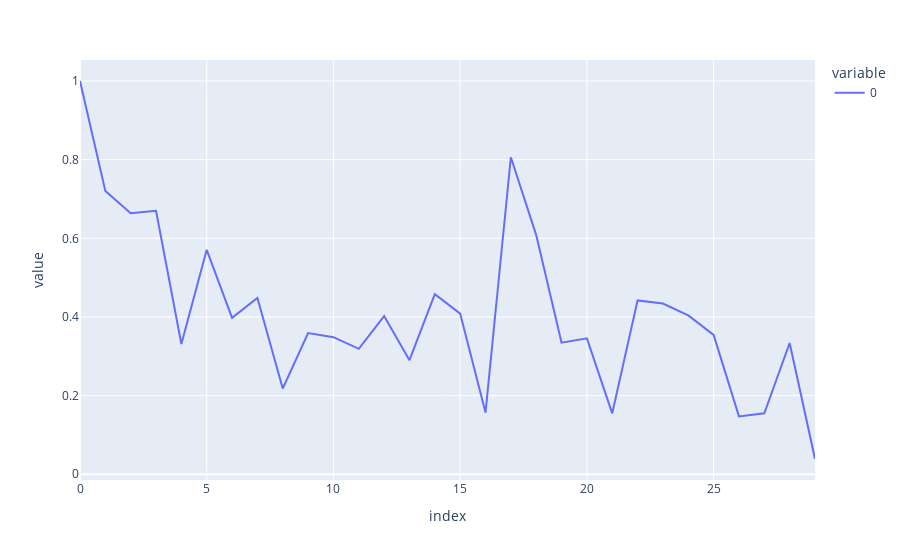
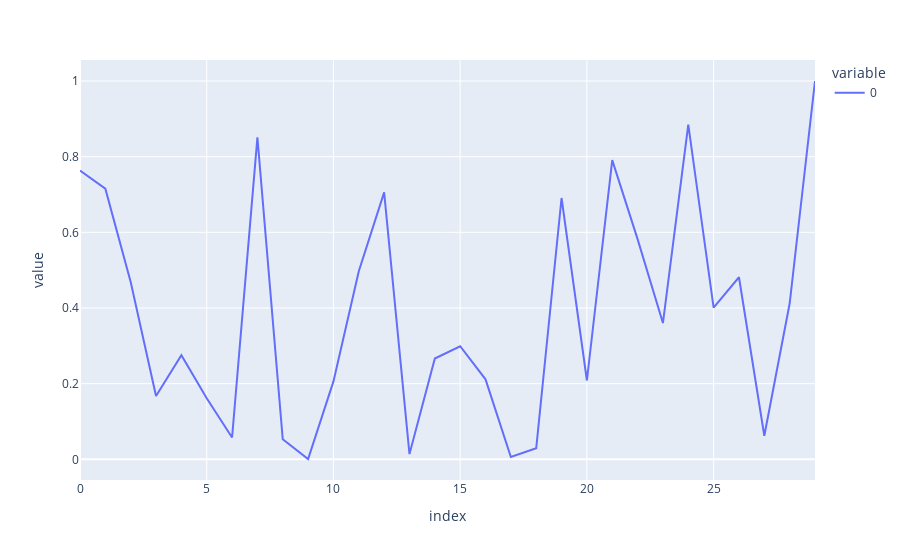
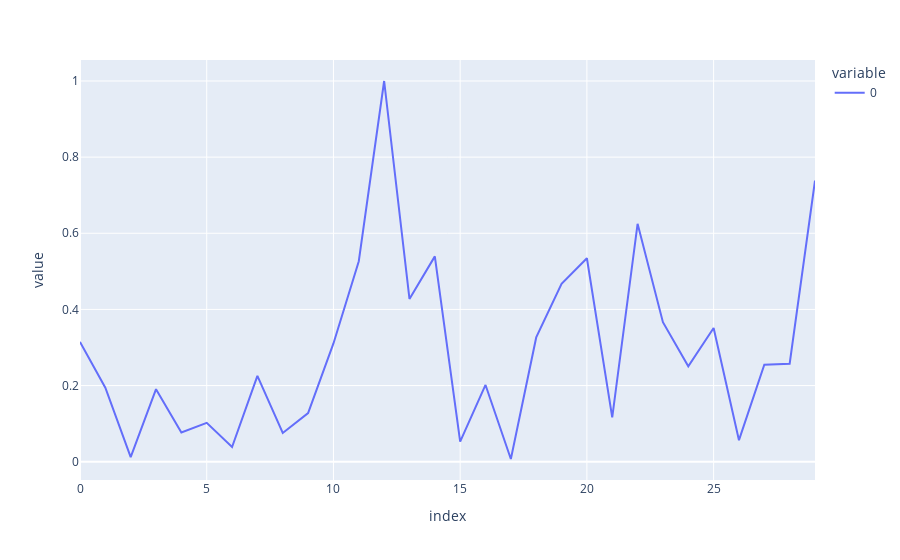
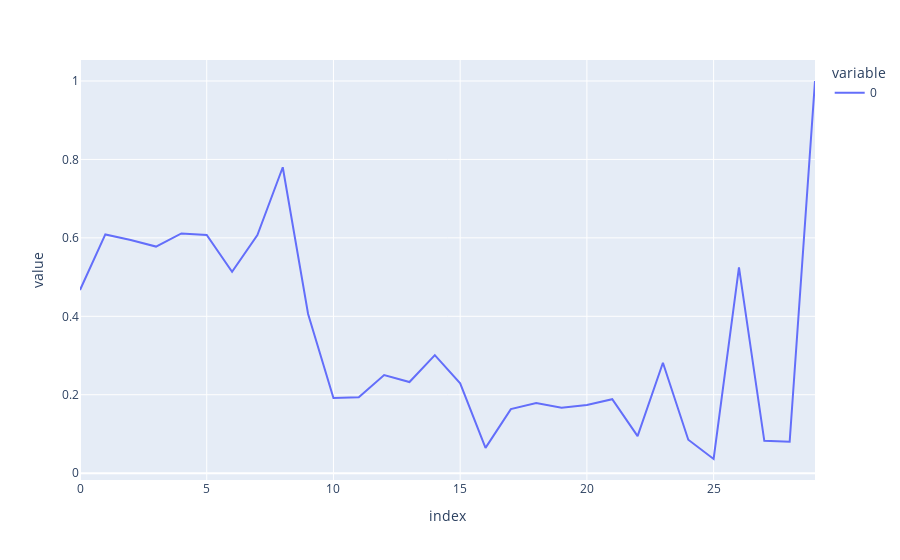

The code cell stored with these charts, in order, in its notebook:
### Code cell
for i in range(62):
    try:
        fig = px.line(df[str(i)])
        fig.show()
    except KeyError:
        continue

### Figure 1 — Plotly figure (JSON) as saved in the notebook; plotly's stock layout.template omitted (floating-point values rounded to 4 significant figures)
{"data": [{"hovertemplate": "variable=0<br>index=%{x}<br>value=%{y}<extra></extra>", "legendgroup": "0", "line": {"color": "#636efa", "dash": "solid"}, "marker": {"symbol": "circle"}, "mode": "lines", "name": "0", "orientation": "v", "showlegend": true, "type": "scatter", "x": [0, 1, 2, 3, 4, 5, 6, 7, 8, 9, 10, 11, 12, 13, 14, 15, 16, 17, 18, 19, 20, 21, 22, 23, 24, 25, 26, 27, 28, 29], "xaxis": "x", "y": [1, 0.7205, 0.664, 0.6701, 0.3314, 0.5708, 0.3977, 0.4484, 0.2181, 0.359, 0.3486, 0.319, 0.4024, 0.2903, 0.4579, 0.4086, 0.157, 0.8062, 0.6082, 0.3346, 0.3456, 0.155, 0.4422, 0.4342, 0.404, 0.3546, 0.1472, 0.1552, 0.3338, 0.03889], "yaxis": "y"}], "layout": {"legend": {"title": {"text": "variable"}, "tracegroupgap": 0}, "margin": {"t": 60}, "xaxis": {"anchor": "y", "domain": [0, 1], "title": {"text": "index"}}, "yaxis": {"anchor": "x", "domain": [0, 1], "title": {"text": "value"}}}}

### Figure 2 — Plotly figure (JSON) as saved in the notebook; plotly's stock layout.template omitted (floating-point values rounded to 4 significant figures)
{"data": [{"hovertemplate": "variable=0<br>index=%{x}<br>value=%{y}<extra></extra>", "legendgroup": "0", "line": {"color": "#636efa", "dash": "solid"}, "marker": {"symbol": "circle"}, "mode": "lines", "name": "0", "orientation": "v", "showlegend": true, "type": "scatter", "x": [0, 1, 2, 3, 4, 5, 6, 7, 8, 9, 10, 11, 12, 13, 14, 15, 16, 17, 18, 19, 20, 21, 22, 23, 24, 25, 26, 27, 28, 29], "xaxis": "x", "y": [0.7632, 0.7154, 0.4687, 0.1673, 0.2751, 0.1613, 0.05783, 0.851, 0.05319, 0.000902, 0.206, 0.4974, 0.7057, 0.014, 0.2664, 0.2989, 0.2115, 0.00622, 0.02929, 0.6908, 0.2084, 0.7908, 0.5822, 0.3603, 0.8844, 0.4009, 0.4813, 0.06242, 0.4119, 1], "yaxis": "y"}], "layout": {"legend": {"title": {"text": "variable"}, "tracegroupgap": 0}, "margin": {"t": 60}, "xaxis": {"anchor": "y", "domain": [0, 1], "title": {"text": "index"}}, "yaxis": {"anchor": "x", "domain": [0, 1], "title": {"text": "value"}}}}

### Figure 3 — Plotly figure (JSON) as saved in the notebook; plotly's stock layout.template omitted (floating-point values rounded to 4 significant figures)
{"data": [{"hovertemplate": "variable=0<br>index=%{x}<br>value=%{y}<extra></extra>", "legendgroup": "0", "line": {"color": "#636efa", "dash": "solid"}, "marker": {"symbol": "circle"}, "mode": "lines", "name": "0", "orientation": "v", "showlegend": true, "type": "scatter", "x": [0, 1, 2, 3, 4, 5, 6, 7, 8, 9, 10, 11, 12, 13, 14, 15, 16, 17, 18, 19, 20, 21, 22, 23, 24, 25, 26, 27, 28, 29], "xaxis": "x", "y": [0.3148, 0.1943, 0.01209, 0.1906, 0.07683, 0.1022, 0.03851, 0.2256, 0.07539, 0.1278, 0.3107, 0.5268, 1, 0.4275, 0.5393, 0.05261, 0.2016, 0.007124, 0.3264, 0.4671, 0.5345, 0.1166, 0.6249, 0.3666, 0.2507, 0.3514, 0.05653, 0.2547, 0.2573, 0.7384], "yaxis": "y"}], "layout": {"legend": {"title": {"text": "variable"}, "tracegroupgap": 0}, "margin": {"t": 60}, "xaxis": {"anchor": "y", "domain": [0, 1], "title": {"text": "index"}}, "yaxis": {"anchor": "x", "domain": [0, 1], "title": {"text": "value"}}}}

### Figure 4 — Plotly figure (JSON) as saved in the notebook; plotly's stock layout.template omitted (floating-point values rounded to 4 significant figures)
{"data": [{"hovertemplate": "variable=0<br>index=%{x}<br>value=%{y}<extra></extra>", "legendgroup": "0", "line": {"color": "#636efa", "dash": "solid"}, "marker": {"symbol": "circle"}, "mode": "lines", "name": "0", "orientation": "v", "showlegend": true, "type": "scatter", "x": [0, 1, 2, 3, 4, 5, 6, 7, 8, 9, 10, 11, 12, 13, 14, 15, 16, 17, 18, 19, 20, 21, 22, 23, 24, 25, 26, 27, 28, 29], "xaxis": "x", "y": [0.4671, 0.6087, 0.5948, 0.5778, 0.6112, 0.6074, 0.5136, 0.607, 0.78, 0.4058, 0.1917, 0.1935, 0.2502, 0.2325, 0.3009, 0.2291, 0.06445, 0.1634, 0.1791, 0.167, 0.174, 0.1886, 0.09445, 0.2815, 0.08532, 0.03614, 0.5245, 0.08251, 0.08012, 1], "yaxis": "y"}], "layout": {"legend": {"title": {"text": "variable"}, "tracegroupgap": 0}, "margin": {"t": 60}, "xaxis": {"anchor": "y", "domain": [0, 1], "title": {"text": "index"}}, "yaxis": {"anchor": "x", "domain": [0, 1], "title": {"text": "value"}}}}
